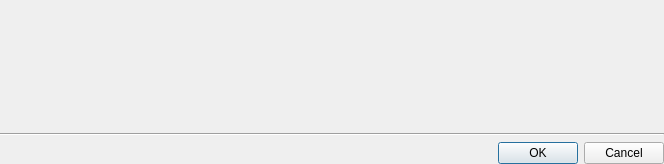
<?xml version="1.0" encoding="UTF-8"?>
<ui version="4.0">
 <class>CameraStreamsDialog</class>
 <widget class="QDialog" name="CameraStreamsDialog">
  <property name="windowModality">
   <enum>Qt::ApplicationModal</enum>
  </property>
  <property name="geometry">
   <rect>
    <x>0</x>
    <y>0</y>
    <width>664</width>
    <height>164</height>
   </rect>
  </property>
  <property name="windowTitle">
   <string>Streams Addresses</string>
  </property>
  <property name="modal">
   <bool>true</bool>
  </property>
  <layout class="QGridLayout" name="gridLayout">
   <property name="leftMargin">
    <number>0</number>
   </property>
   <property name="topMargin">
    <number>0</number>
   </property>
   <property name="rightMargin">
    <number>0</number>
   </property>
   <property name="bottomMargin">
    <number>0</number>
   </property>
   <item row="2" column="0">
    <widget class="QDialogButtonBox" name="buttonBox">
     <property name="standardButtons">
      <set>QDialogButtonBox::Cancel|QDialogButtonBox::Ok</set>
     </property>
    </widget>
   </item>
   <item row="1" column="0">
    <widget class="Line" name="line">
     <property name="orientation">
      <enum>Qt::Horizontal</enum>
     </property>
    </widget>
   </item>
   <item row="0" column="0">
    <widget class="QWidget" name="contentWidget" native="true">
     <layout class="QVBoxLayout" name="verticalLayout">
      <property name="leftMargin">
       <number>16</number>
      </property>
      <property name="topMargin">
       <number>16</number>
      </property>
      <property name="rightMargin">
       <number>16</number>
      </property>
      <property name="bottomMargin">
       <number>16</number>
      </property>
      <item>
       <widget class="nx::vms::client::desktop::InputField" name="primaryStreamUrlInputField" native="true"/>
      </item>
      <item>
       <widget class="nx::vms::client::desktop::InputField" name="secondaryStreamUrlInputField" native="true"/>
      </item>
     </layout>
    </widget>
   </item>
  </layout>
 </widget>
 <customwidgets>
  <customwidget>
   <class>nx::vms::client::desktop::InputField</class>
   <extends>QWidget</extends>
   <header location="global">nx/vms/client/desktop/common/widgets/input_field.h</header>
   <container>1</container>
  </customwidget>
 </customwidgets>
 <resources/>
 <connections/>
</ui>
